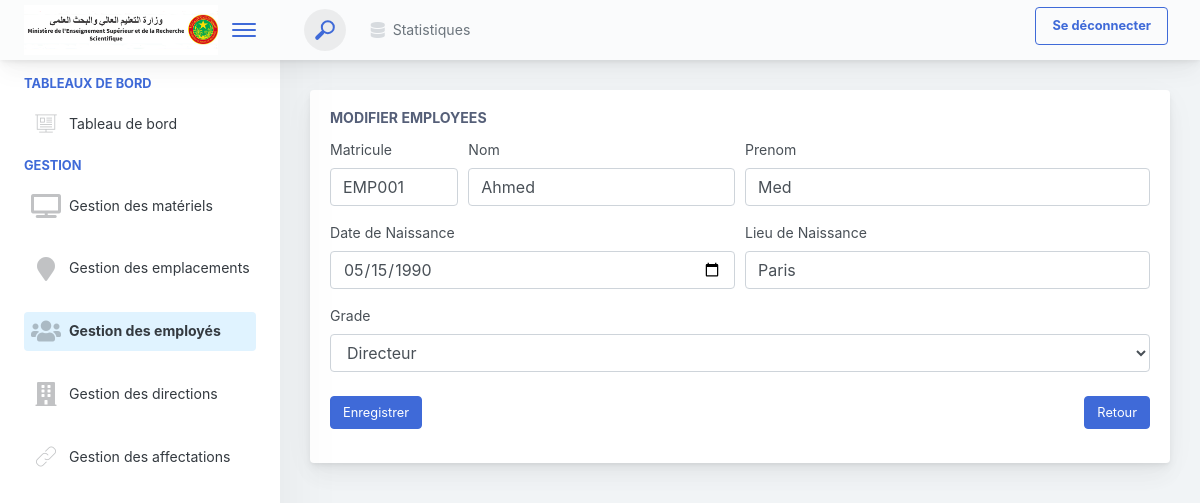
Screenshot of /edit_employe/4 with the database file from the repository.
### accounts/models.py (models this page shows, shortened)
class Employee(models.Model):
    matricule = models.CharField(max_length=50, unique=True)
    nom = models.CharField(max_length=100)
    prenom = models.CharField(max_length=100)
    date_naiss = models.DateField()
    lieu_naiss = models.CharField(max_length=100)
    grade = models.CharField(max_length=50)

### GestionVentes/views.py (the view)
# urls.py: path('edit_employe/<int:id>', views.edit_employe, name="edit_employe"),
def edit_employe(request, id):
    employe = Employee.objects.get(id=id)
    form = employeForm()
    return render(request,'employees/edit.html',{'employe':employe,"navbar":'employe','form':form})

### GestionVentes/forms.py
class employeForm(forms.ModelForm):
    date_naiss = forms.DateField(widget=DateInput)
    class Meta:
        widgets = {'my_date_field' : DateInput()}
        model= Employee
        fields = "__all__"

### GestionVentes/templates/employees/edit.html (shortened to what this page needs)
{% extends 'navbar.html' %}
{% block content %}
                    <div class="app-main__inner">
                        <div class="tab-content">
                            <div class="tab-pane tabs-animation fade show active" id="tab-content-0" role="tabpanel">
                                <div class="main-card mb-3 card">
                                    <div class="card-body"><h5 class="card-title">Modifier Employees</h5>
                                    <form method="post" action="/update_employe/{{employe.id}}">
                                            <div class="form-row">
                                                <div class="col-md-2">
                                                    <div class="position-relative form-group"><label  class="">Matricule</label><input name="matricule"  type="text" class="form-control" value="{{employe.matricule}}"></div>
                                                </div>
                                                <div class="col-md-4">
                                                    <div class="position-relative form-group"><label  class="">Nom</label><input name="nom"  type="text" class="form-control" value="{{employe.nom}}"></div>
                                                </div>
                                                <div class="col-md-6">
                                                    <div class="position-relative form-group"><label  class="">Prenom</label><input name="prenom"  type="text" class="form-control" value="{{employe.prenom}}"></div>
                                                </div>
                                            </div>
                                            <div class="form-row">
                                                <div class="col-md-6">
                                                    <div class="position-relative form-group">
                                                        <label class="">Date de Naissance</label>
                                                        <input type="date" name="date_naiss" value="{{ employe.date_naiss|date:'Y-m-d' }}"  class="form-control" >
                                                    </div>
                                                </div>
                                                <div class="col-md-6">
                                                    <div class="position-relative form-group"><label  class="">Lieu de Naissance</label><input name="lieu_naiss"  type="text" class="form-control" value="{{employe.lieu_naiss}}"></div>
                                                </div>
                                            </div>
                                            <div class="form-row">
                                                <div class="col-md-12">
                                                    <div class="position-relative form-group"><label  class="">Grade</label>
                                                        <select class="form-control" name="grade">
                                                            <option value="{{employe.grade}}">{{employe.grade}}</option>
                                                        </select>
                                                    </div>
                                                </div>
                                            </div>
                                        <div style="display: flex ; justify-content: space-between ; ">
                                            <button class="mt-2 btn btn-primary">Enregistrer</button>
                                             <a href="{% url 'employe' %}"class="mt-2 btn btn-primary">
                                                Retour
                                            </a>
                                        </div>
                                        </form>
                                    </div>
                                </div>
                            </div>
                        </div>
                    </div>
{% endblock %}

### rows the page displays
Employee: matricule "EMP001", nom "Ahmed", prenom "Med", date_naiss "05/15/1990", lieu_naiss "Paris", grade "Directeur"
